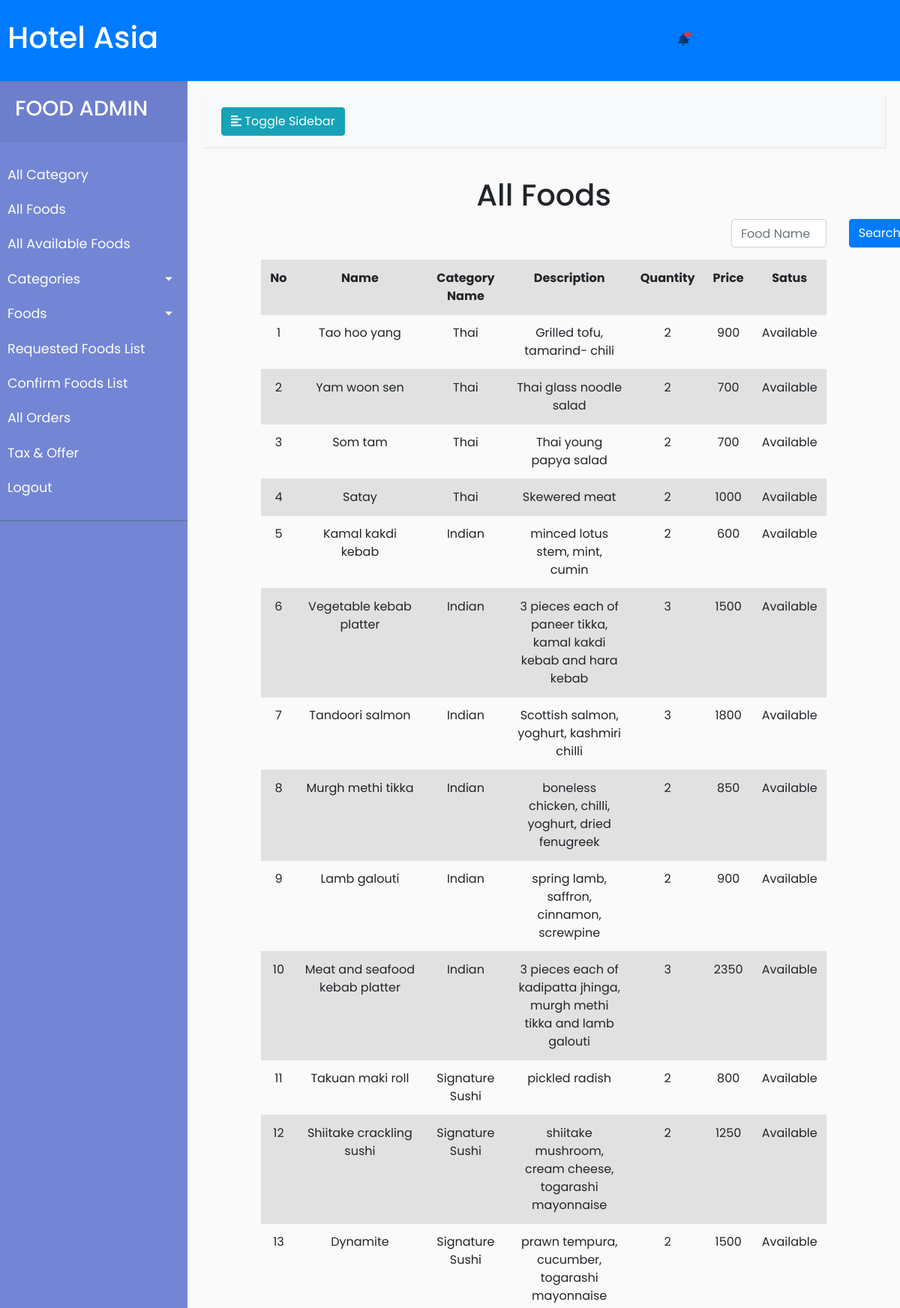
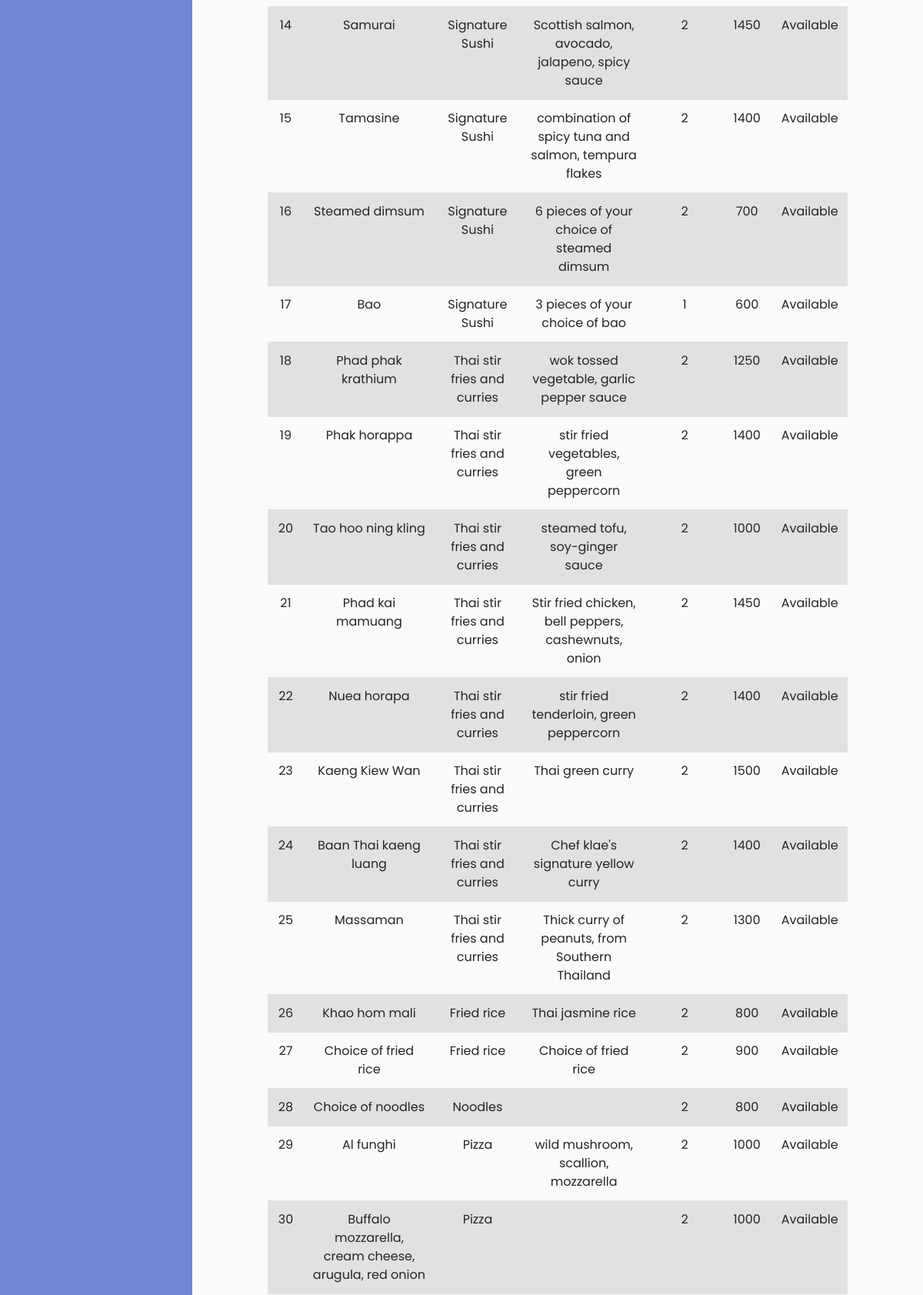
The page /admin/food/allFoods.php (signed in, upper part) on the database its author committed (2 pictures, top to bottom).
### tables this page shows
CREATE TABLE `foods` (
  `id` int(11) NOT NULL,
  `name` varchar(100) NOT NULL,
  `food_category` int(11) NOT NULL,
  `description` text NOT NULL,
  `quantity` int(11) NOT NULL,
  `price` double NOT NULL,
  `status` int(11) NOT NULL
);

CREATE TABLE `food_category` (
  `id` int(11) NOT NULL,
  `category` varchar(100) NOT NULL,
  `position` int(11) NOT NULL,
  `status` int(11) NOT NULL
);

### admin/food/allFoods.php (the view, shortened to what this page needs)
<!doctype html>
<html>
<head>
  <link rel="stylesheet" href="css\bootstrap.css">
  <link rel="stylesheet" href="css\style.css">
</head>
<body>
  <?php
    include 'header.php';
    include 'sidebar.php';
    ?>
    <div class="container-flud">
      <div class="row">
        <h1 style="text-align: center;">All Foods</h1>
      </div>
      <form action="allFoodsSort.php" method="post">
        <div class="row">
          <div class="offset-9 col-2">
            <div class="form-group">
              <input type="text" name="foodname" id="foodname" class="form-control" placeholder="Food Name">
            </div>
          </div>
          <div class="col-1">
            <div class="form-group">
            <input type="submit" name="submit" id="btn" class="btn btn-primary" value="Search">
          </div>
          </div>
          </div>
      </form>
      <div class="row">
        <div class="col-sm-10 offset-sm-1">
        <table class="table table-striped">
    <?php
    $conn = mysqli_connect("localhost","root","","hms") or die("Connection failed");
    $sql = "Select f.name as name, fc.category as food_category,f.description as description,f.quantity as quantity,
    f.price as price, f.status as status from foods f join food_category fc on f.food_category=fc.id order by fc.position";
    $result = mysqli_query($conn, $sql) or die("Query failed");
    ?>
    <tr>
      <th style="text-align: center;">No</th>
      <th style="text-align: center;">Name</th>
      <th style="text-align: center;">Category Name</th>
      <th style="text-align: center;">Description</th>
      <th style="text-align: center;">Quantity</th>
      <th style="text-align: center;">Price</th>
      <th style="text-align: center;">Satus</th>
      </tr>
    <?php
    $no=1;
    while($row = mysqli_fetch_assoc($result)){
     ?>
     <tr>
       <td style="text-align: center;"><?php echo $no;?></td>
       <td style="text-align: center;"><?php echo ucfirst($row['name']);?></td>
       <td style="text-align: center;"><?php echo ucfirst($row['food_category']);?></td>
       <td style="text-align: center;"><?php echo $row['description'];?></td>
       <td style="text-align: center;"><?php echo $row['quantity'];?></td>
       <td style="text-align: center;"><?php echo $row['price'];?></td>
       <td style="text-align: center;"><?php
          if($row['status']==0){
            echo "Unavailable";
          }
          else{
            echo "Available";
          }
       ?></td>
     </tr>
     <?php
     $no++;
       }
     ?>
   </table>
   </div>
    </div>
  </div>
</body>
</html>

### admin/food/css/style.css (style rules this page uses)
body { font-family: 'Poppins', sans-serif; background: #fafafa; }

### rows shown on the page
foods: name "Tao hoo yang", food_category.category "Thai", description "Grilled tofu, tamarind- chili", quantity "2", price "900", status "Available"
foods: name "Yam woon sen", food_category.category "Thai", description "Thai glass noodle salad", quantity "2", price "700", status "Available"
foods: name "Som tam", food_category.category "Thai", description "Thai young papya salad", quantity "2", price "700", status "Available"
foods: name "Satay", food_category.category "Thai", description "Skewered meat", quantity "2", price "1000", status "Available"
foods: name "Kamal kakdi kebab", food_category.category "Indian", description "minced lotus stem, mint, cumin", quantity "2", price "600", status "Available"
foods: name "Vegetable kebab platter", food_category.category "Indian", description "3 pieces each of paneer tikka, kamal kakdi kebab and hara kebab", quantity "3", price "1500", status "Available"
foods: name "Tandoori salmon", food_category.category "Indian", description "Scottish salmon, yoghurt, kashmiri chilli", quantity "3", price "1800", status "Available"
foods: name "Murgh methi tikka", food_category.category "Indian", description "boneless chicken, chilli, yoghurt, dried fenugreek", quantity "2", price "850", status "Available"
foods: name "Lamb galouti", food_category.category "Indian", description "spring lamb, saffron, cinnamon, screwpine", quantity "2", price "900", status "Available"
foods: name "Meat and seafood kebab platter", food_category.category "Indian", description "3 pieces each of kadipatta jhinga, murgh methi tikka and lamb galouti", quantity "3", price "2350", status "Available"
foods: name "Takuan maki roll", food_category.category "Signature Sushi", description "pickled radish", quantity "2", price "800", status "Available"
foods: name "Shiitake crackling sushi", food_category.category "Signature Sushi", description "shiitake mushroom, cream cheese, togarashi mayonnaise", quantity "2", price "1250", status "Available"
foods: name "Dynamite", food_category.category "Signature Sushi", description "prawn tempura, cucumber, togarashi mayonnaise", quantity "2", price "1500", status "Available"
foods: name "Samurai", food_category.category "Signature Sushi", description "Scottish salmon, avocado, jalapeno, spicy sauce", quantity "2", price "1450", status "Available"
foods: name "Tamasine", food_category.category "Signature Sushi", description "combination of spicy tuna and salmon, tempura flakes", quantity "2", price "1400", status "Available"
foods: name "Steamed dimsum", food_category.category "Signature Sushi", description "6 pieces of your choice of steamed dimsum", quantity "2", price "700", status "Available"
foods: name "Bao", food_category.category "Signature Sushi", description "3 pieces of your choice of bao", quantity "1", price "600", status "Available"
foods: name "Phad phak krathium", food_category.category "Thai stir fries and curries", description "wok tossed vegetable, garlic pepper sauce", quantity "2", price "1250", status "Available"
foods: name "Phak horappa", food_category.category "Thai stir fries and curries", description "stir fried vegetables, green peppercorn", quantity "2", price "1400", status "Available"
foods: name "Tao hoo ning kling", food_category.category "Thai stir fries and curries", description "steamed tofu, soy-ginger sauce", quantity "2", price "1000", status "Available"
foods: name "Phad kai mamuang", food_category.category "Thai stir fries and curries", description "Stir fried chicken, bell peppers, cashewnuts, onion", quantity "2", price "1450", status "Available"
foods: name "Nuea horapa", food_category.category "Thai stir fries and curries", description "stir fried tenderloin, green peppercorn", quantity "2", price "1400", status "Available"
foods: name "Kaeng Kiew Wan", food_category.category "Thai stir fries and curries", description "Thai green curry", quantity "2", price "1500", status "Available"
foods: name "Baan Thai kaeng luang", food_category.category "Thai stir fries and curries", description "Chef klae's signature yellow curry", quantity "2", price "1400", status "Available"
foods: name "Massaman", food_category.category "Thai stir fries and curries", description "Thick curry of peanuts, from Southern Thailand", quantity "2", price "1300", status "Available"
foods: name "Khao hom mali", food_category.category "Fried rice", description "Thai jasmine rice", quantity "2", price "800", status "Available"
foods: name "Choice of fried rice", food_category.category "Fried rice", description "Choice of fried rice", quantity "2", price "900", status "Available"
foods: name "Choice of noodles", food_category.category "Noodles", quantity "2", price "800", status "Available"
foods: name "Al funghi", food_category.category "Pizza", description "wild mushroom, scallion, mozzarella", quantity "2", price "1000", status "Available"
foods: name "Buffalo mozzarella, cream cheese, arugula, red onion", food_category.category "Pizza", quantity "2", price "1000", status "Available"
